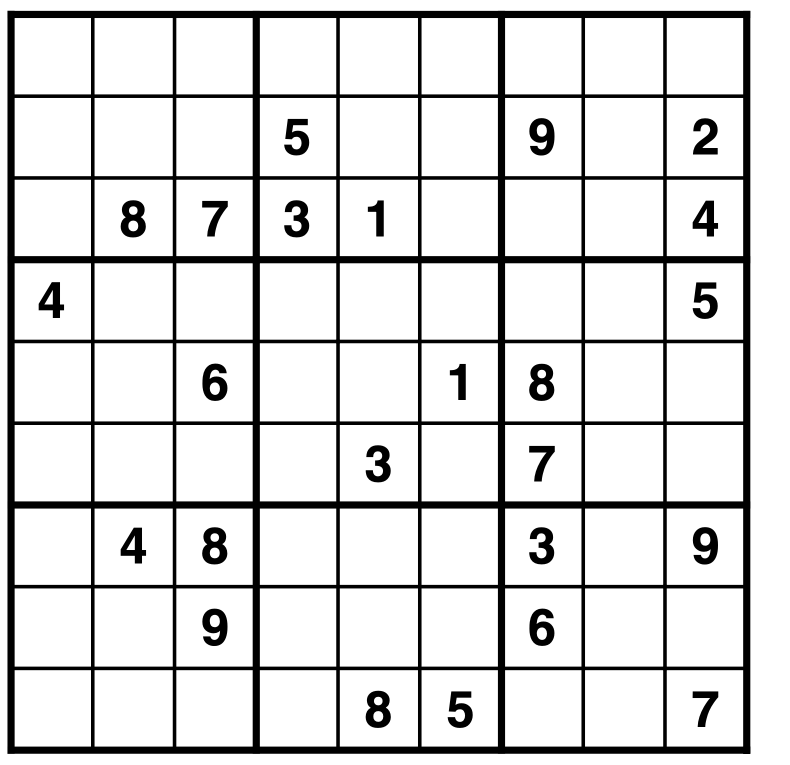
#> input picture src/assets/0.png, 1580 x 1530 px, given in place of 4.png, which was not available (shown at 1/2 size)
$ python main_cv.py
#> lines starting #> are read from the running program, lines starting #| are printed output that depends on the picture; after the words box and inside, x2 and y2 are one past the last pixel; in counts of white or black regions, pixels touching at a corner belong together; pictures that were not available may be replaced by others from this repository, and a replacement may not be noted
### src/tools/image_processing.py
'''
src/tools/image_processing.py

Computer vision tools for sudoku image processing.

Author: Filip J. Cierkosz (2022)
'''


import numpy as np
import pytesseract
import cv2


def resize_img(img):
    '''
    Resizes an input image.

        Parameters:
            img : raw image.

        Returns:
            res_img : resized image.
    '''
    res_img = cv2.resize(img, (500, 600))
    return res_img

def preprocess_img(img):
    '''
    Applies image pre-processing filters such as:
        noise removal, adaptive threshold, detecting all contours, etc.

        Parameters:
            img : resized image.

        Returns:
            contours : detected sudoku contours in the image.
    '''
    # Apply grayscale, adaptive threshold, canny and find contours.
    graysc = cv2.cvtColor(img, cv2.COLOR_BGR2GRAY)
    rm_noise = cv2.fastNlMeansDenoising(
        graysc, templateWindowSize=6, searchWindowSize=21, h=3
    )
    thresh = cv2.adaptiveThreshold(
        rm_noise, 255, cv2.ADAPTIVE_THRESH_MEAN_C, cv2.THRESH_BINARY, 11, 2
    )
    canny = cv2.Canny(thresh, 120, 150, apertureSize=3)
    contours, _ = cv2.findContours(
        canny, cv2.RETR_EXTERNAL, cv2.CHAIN_APPROX_SIMPLE
    )
    return contours

def transform_plane(contours, img):
    '''
    Extracts the sudoku grid from the image by applying plane transformation.

        Parameters:
            contours : array of detected contours.
            img : input image after applying filters.

        Returns:
            undist_img : undistorted sudoku image.
    '''
    max_area = 0
    max_cont = contours[0]
    for c in contours:
        approx = cv2.approxPolyDP(
            c, 0.01 * cv2.arcLength(c, True), True
        )
        if len(approx == 4):
            curr_area = cv2.contourArea(c)
            if max_area <= curr_area:
                max_area = curr_area
                max_cont = approx
    # Refine points for the new plane.
    coords = max_cont.ravel()
    size = 250
    pts_curr, pts_new = specify_points(coords, size)
    # Perform plane transformation.
    plane_trans = cv2.getPerspectiveTransform(pts_curr, pts_new)
    undist_img = cv2.warpPerspective(img, plane_trans, (size, size))
    return undist_img

def specify_points(coords, size):
    '''
    Specifies point for the plane transformation.

        Parameters:
            coords : raw contour points.
            size : size.

        Returns:
            pts_curr : current plane point adjustments.
            pts_new : point adjustments for the new plane.
    '''
    # Arrange points.
    pts = np.float32([
        [coords[0], coords[1]],
        [coords[2], coords[3]],
        [coords[4], coords[5]],
        [coords[6], coords[7]]
    ])
    pts_curr = pts.copy()
    sum_pts = sorted([p[0] + p[1] for p in pts])
    for i in range(0, len(sum_pts)):
        for p in pts:
            if p[0] + p[1] == sum_pts[i]:
                try:
                    if i == 0:
                        pts_curr[1] = [p[0], p[1]]
                    elif i == 1:
                        pts_curr[2] = [p[0], p[1]]
                    elif i == 2:
                        pts_curr[0] = [p[0], p[1]]
                    elif i == 3:
                        pts_curr[3] = [p[0], p[1]]
                except:
                    print('Error - failed to refine points.')
    # Set up new points.
    pts_new = np.float32([
        [0, size],
        [0, 0],
        [size ,0],
        [size, size]
    ])
    return pts_curr, pts_new

def classify_digits(img):
    '''
    Classifies digits (with Google Pytesseract) from an unsolved sudoku image.

        Parameters:
            img : image of unsolved sudoku.

        Returns:
            class_digits : list of classified digits.
    '''
    # Resize and apply filters for the image.
    img = cv2.resize(img, (900, 900))
    graysc = cv2.cvtColor(img, cv2.COLOR_BGR2GRAY)
    _, thresh = cv2.threshold(graysc, 140, 255, cv2.THRESH_BINARY)
    # Specify dimensions.
    width = img.shape[0]
    height = img.shape[1]
    w = width // 9
    h = height // 9
    # Classify digit for each cell using Pytesseract engine.
    class_digits = []
    for r in range(0, width, w):
        for c in range(0, height, h):
            cell_img = thresh[r + 10 : r + w - 10, c + 10 : c + h - 10]
            init_digit = pytesseract.image_to_string(
                cell_img, lang='eng',
                config='--psm 7 --oem 3 -c tessedit_char_whitelist=0123456789'
            )
            try:
                digit = int(init_digit)
            except:
                digit = 0
            class_digits.append(digit)
    return class_digits

# [31 lines left out: function display_digits, not called in this run]

### src/main_cv.py
'''
src/main_cv.py

Main program for running computer vision implementation sample.

Author: Filip J. Cierkosz (2022)
'''


from tools.sudoku_solver import SudokuSolver
from tools.image_processing import *
import numpy as np


def main(img_path):
    '''
    Main for the computer vision implementation.

        Parameters:
            img_path : path of the randomly selected image.
    '''
#> called with img_path = 'assets/4.png'
    # Image processing tasks to finally extract digits from sudoku.
    img = cv2.imread(img_path, cv2.IMREAD_COLOR)
#> img is the input picture: shape (1530, 1580, 3); min 0, max 255, mean 219.5
    cv2.imshow('Unsolved Sudoku', img)
    img = resize_img(img)
#> in resize_img, `res_img = cv2.resize(img, (500, 600))`:
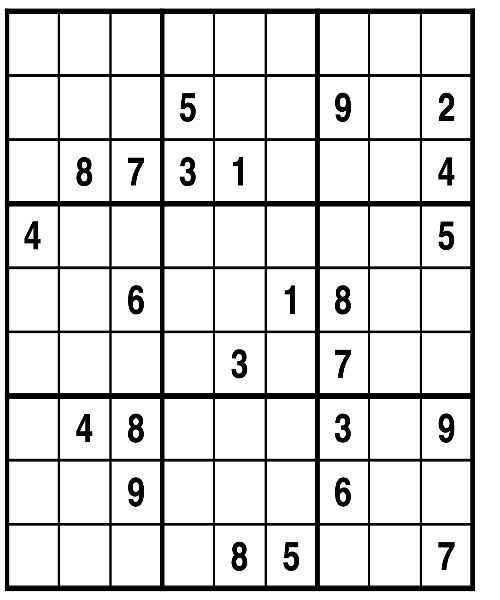
#> res_img: shape (600, 500, 3); min 0, max 255, mean 219.7
    contours = preprocess_img(img)
#> in preprocess_img, `thresh = cv2.adaptiveThreshold( rm_noise, 255, cv2.ADAPTIVE_THRESH_MEA..`:
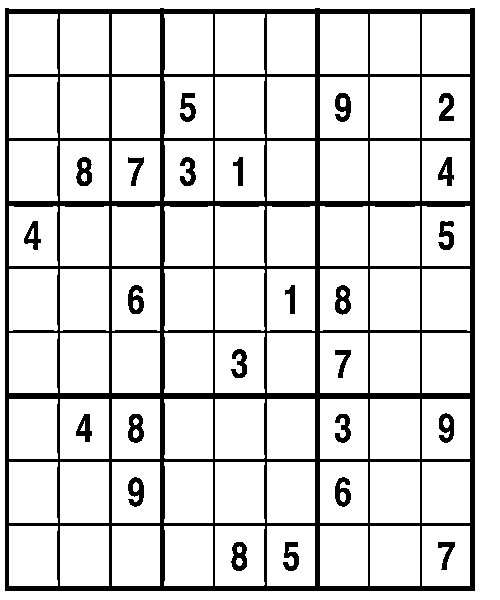
#> thresh: shape (600, 500); 85.6% white; 25 black regions, largest, box (x1, y1, x2, y2) and area: (5, 8, 475, 591) 36890, (231, 542, 247, 571) 307, (335, 285, 351, 315) 305
#> in preprocess_img, `canny = cv2.Canny(thresh, 120, 150, apertureSize=3)`:
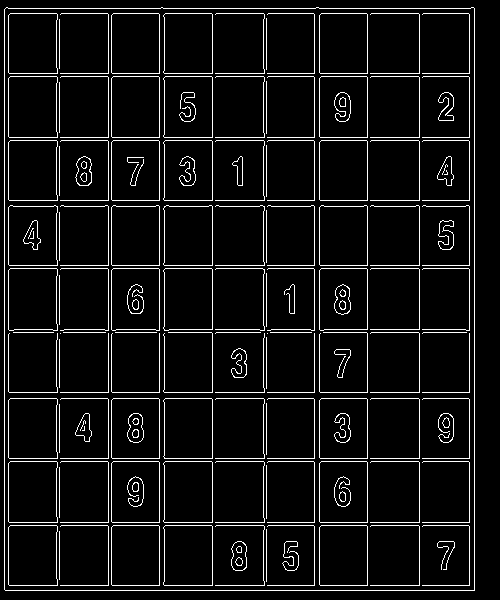
#> canny: shape (600, 500); 6.8% white in thin lines or dots
#> in preprocess_img, `contours, _ = cv2.findContours( canny, cv2.RETR_EXTERNAL, cv2.CHAIN_AP..`: contours = 1 contour; box (x1, y1, x2, y2) and area: (4, 7, 475, 591) 273549
    img = transform_plane(contours, img)
#> in transform_plane, `max_cont = contours[0]`: max_cont = contour of 19 points, box (x1, y1, x2, y2) (4, 7, 475, 591), area 273549
#> the loop in transform_plane, `for c in contours:` made 1 pass
#> (curr_area, max_area, max_cont) on pass 1: (273549, 273549, [[6, 7], [4, 589], [474, 590], [474, 8]])
#> after the loop in transform_plane, `for c in contours:`: max_area = 273549
#> in transform_plane, `coords = max_cont.ravel()`: coords = [6, 7, 4, 589, 474, 590, 474, 8]
#> in specify_points, `pts = np.float32([ [coords[0], coords[1]], [coords[2], coords[3]], [co..`: pts = [[6, 7], [4, 589], [474, 590], [474, 8]]
#> in specify_points, `sum_pts = sorted([p[0] + p[1] for p in pts])`: sum_pts = [13, 482, 593, 1064]
#> the loop in specify_points, `for i in range(0, len(sum_pts)):` made 4 passes
#> after the loop in specify_points, `for i in range(0, len(sum_pts)):`: pts_curr = [[4, 589], [6, 7], [474, 8], [474, 590]]
#> in transform_plane, `pts_curr, pts_new = specify_points(coords, size)`: pts_new = [[0, 250], [0, 0], [250, 0], [250, 250]]
#> in transform_plane, `plane_trans = cv2.getPerspectiveTransform(pts_curr, pts_new)`: plane_trans = [[0.534, 0.00184, -3.22], [-0.000922, 0.431, -3.01], [-3.13e-08, 7.34e-06, 1]]
#> in transform_plane, `undist_img = cv2.warpPerspective(img, plane_trans, (size, size))`:
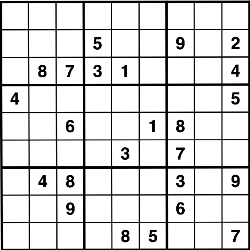
#> undist_img: shape (250, 250, 3); min 0, max 255, mean 218.3
    unsolved_grid = classify_digits(img)
#> in classify_digits, `img = cv2.resize(img, (900, 900))`:
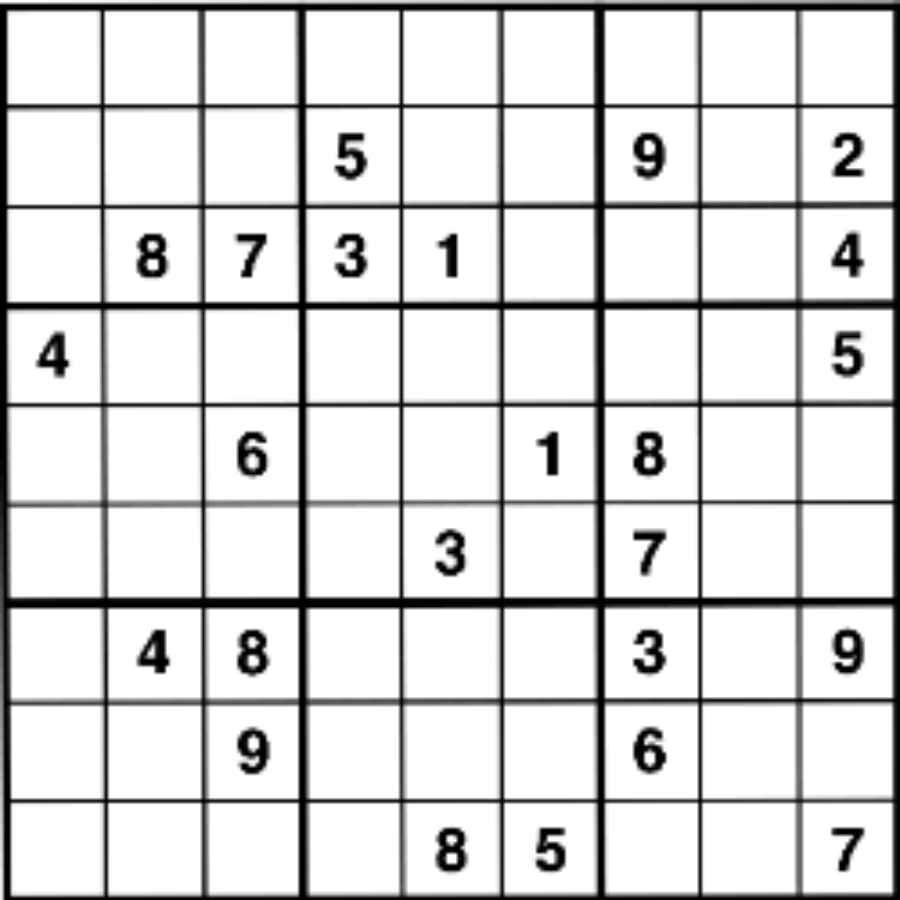
#> img: shape (900, 900, 3); min 0, max 255, mean 218.3
#> in classify_digits, `_, thresh = cv2.threshold(graysc, 140, 255, cv2.THRESH_BINARY)`:
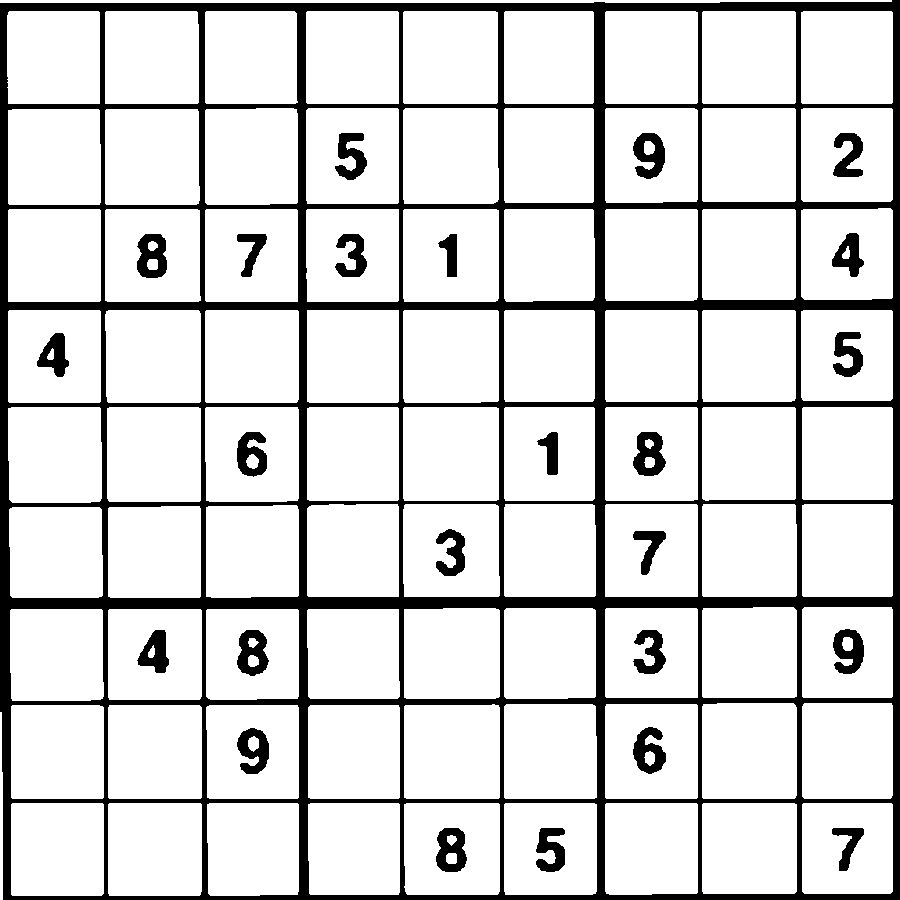
#> thresh: shape (900, 900); 84.5% white; 25 black regions, largest, box (x1, y1, x2, y2) and area: (0, 0, 900, 900) 106079, (237, 630, 269, 676) 947, (633, 432, 666, 476) 945
#> after the loop in classify_digits, `for r in range(0, width, w):`:
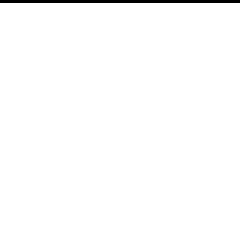
#> cell_img: shape (80, 80) (shown 3 times larger); 98.8% white; black in thin lines or dots, all inside (x1, y1, x2, y2) = (0, 0, 80, 1)
#> after the loop in classify_digits, `for r in range(0, width, w):`: class_digits = []
    unsolved_grid = np.array(unsolved_grid).reshape((9, 9))
    # Find solution to the sudoku.
    unsolved = unsolved_grid.copy()
    solver = SudokuSolver(unsolved)
    solver.run_solver()
    solved_grid = solver.grid
    print(solved_grid)
    # Display digits and present the results in the final image.
    final_img = display_digits(img, unsolved_grid, solved_grid)
    cv2.imshow('Solved Sudoku', final_img)
    cv2.waitKey(0)
    cv2.destroyAllWindows()


# Run the main program.
if __name__=='__main__':
    # Select sample image.
    rand_img_num = np.random.randint(5)
    img_path = f'assets/{rand_img_num}.png'
    main(img_path)
#> (the call stopped at in classify_digits, `init_digit = pytesseract.image_to_string( cell_img, lang='eng', config..`: pytesseract is not available in this run)
